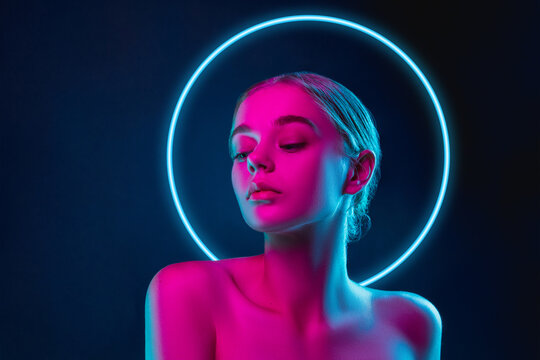
#> input picture Week 3/woman.jpg, 540 x 360 px
$ jupyter execute task_2.ipynb
#> lines starting #> are read from the running program, lines starting #| are printed output that depends on the picture; after the words box and inside, x2 and y2 are one past the last pixel; in counts of white or black regions, pixels touching at a corner belong together
[cell 1]
import cv2
import numpy as np
import matplotlib.pyplot as plt

square = np.zeros((300, 300), np.uint8)
cv2.rectangle(square, (50, 50), (250, 250), 255, -1)
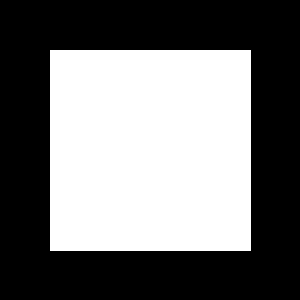
#> square: shape (300, 300); 44.9% white; 1 white region, box (x1, y1, x2, y2) and area: (50, 50, 251, 251) 40401

ellipse = np.zeros((300, 300), np.uint8)
cv2.ellipse(ellipse, (150, 150), (150, 150), 30, 0, 180, 255, -1)
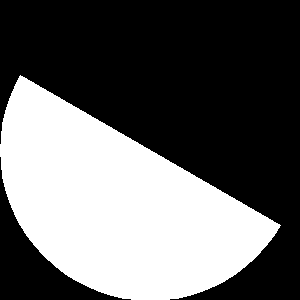
#> ellipse: shape (300, 300); 39.6% white; 1 white region, box (x1, y1, x2, y2) and area: (0, 75, 281, 300) 35626

plt.subplot(121);plt.imshow(square,cmap='gray');plt.title("square");
plt.subplot(122);plt.imshow(ellipse,cmap='gray');plt.title("ellipse");
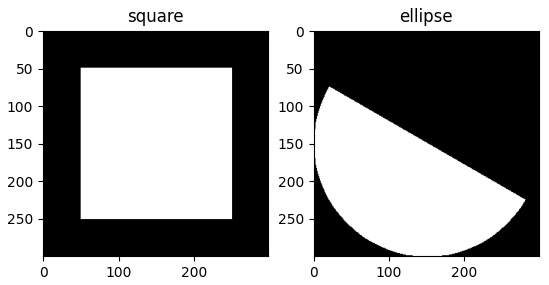
#> figure drawn by matplotlib, 2 panels

[cell 2]
bitwise_and = cv2.bitwise_and(square, ellipse)

bitwise_or = cv2.bitwise_or(square, ellipse)


bitwise_xor = cv2.bitwise_xor(square, ellipse)


bitwise_not_sq = cv2.bitwise_not(square)

plt.figure(figsize=[12,6])
plt.subplot(242);plt.imshow(square,cmap='gray');plt.title("Square");
plt.subplot(243);plt.imshow(ellipse,cmap='gray');plt.title("Ellipse");
plt.subplot(245);plt.imshow(bitwise_and,cmap='gray');plt.title("And");
plt.subplot(246);plt.imshow(bitwise_or,cmap='gray');plt.title("Or");
plt.subplot(247);plt.imshow(bitwise_xor,cmap='gray');plt.title("Xor");
plt.subplot(248);plt.imshow(bitwise_not_sq,cmap='gray');plt.title("not (square)");
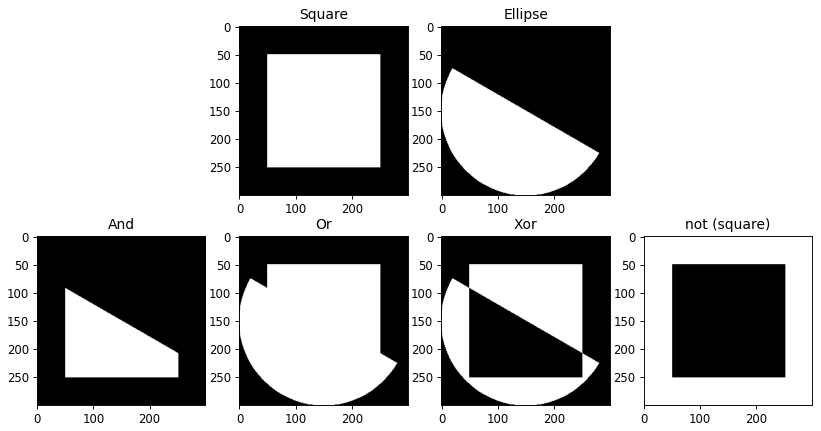
#> figure drawn by matplotlib, 6 panels

[cell 3]
import cv2
import numpy as np
import matplotlib.pyplot as plt

# Load image
image = cv2.imread('./woman.jpg')
#> image is the input picture: shape (360, 540, 3); mean B, G, R 74.9, 33.9, 37.6
if image is None:
    print("Error: couldn't load './woman.jpg'")
else:
    cropped = image[100:600, 150:650]
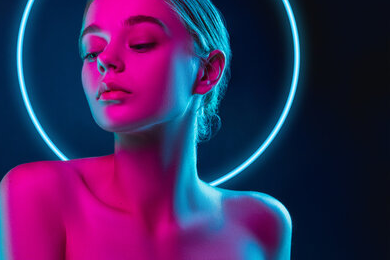
#> cropped: shape (260, 390, 3); mean B, G, R 92, 38.9, 62.9

    h, w = cropped.shape[:2]
#> h = 260; w = 390

    mask = np.zeros((h, w), dtype=np.uint8)
    center = (w // 2, h // 2)
#> center = (195, 130)
    radius = min(w, h) // 2
#> radius = 130
    cv2.circle(mask, center, radius, 255, -1)
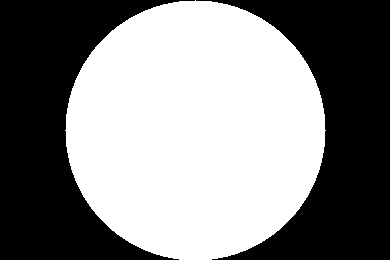
#> mask: shape (260, 390); 52.3% white; 2 black regions, box (x1, y1, x2, y2) and area: (0, 0, 195, 260) 24292, (196, 0, 390, 260) 24032

    # Apply mask → keep only inside circle
    output_image = cv2.bitwise_and(cropped, cropped, mask=mask)
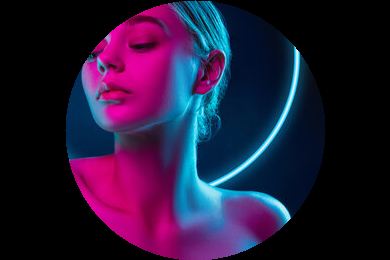
#> output_image: shape (260, 390, 3); mean B, G, R 55.4, 24.8, 37.4

    plt.figure(figsize=(10, 6))
    plt.subplot(121); plt.imshow(cv2.cvtColor(cropped, cv2.COLOR_BGR2RGB)); plt.title("Cropped Original")
    plt.subplot(122); plt.imshow(cv2.cvtColor(output_image, cv2.COLOR_BGR2RGB)); plt.title("Circular Mask Applied")
    plt.show()
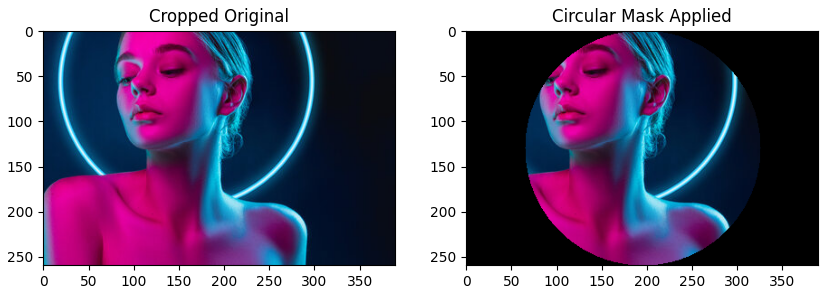
#> figure drawn by matplotlib, 2 panels

[cell 4]
h, w = cropped.shape[:2]
png_image = np.zeros((h, w, 4), np.uint8)

png_image[:, :, 0:3] = cropped

alpha = np.zeros((h, w), np.uint8)
cv2.circle(alpha, (w//2, h//2), min(w, h)//2, 255, -1)

png_image[:, :, 3] = alpha

cv2.imwrite("caw.png", png_image)

print(f"Saved transparent PNG: caw.png  (size: {w}x{h})")
#| Saved transparent PNG: caw.png  (size: 390x260)

$ run again, with Week 3/ai.jpg copied over Week 3/woman.jpg
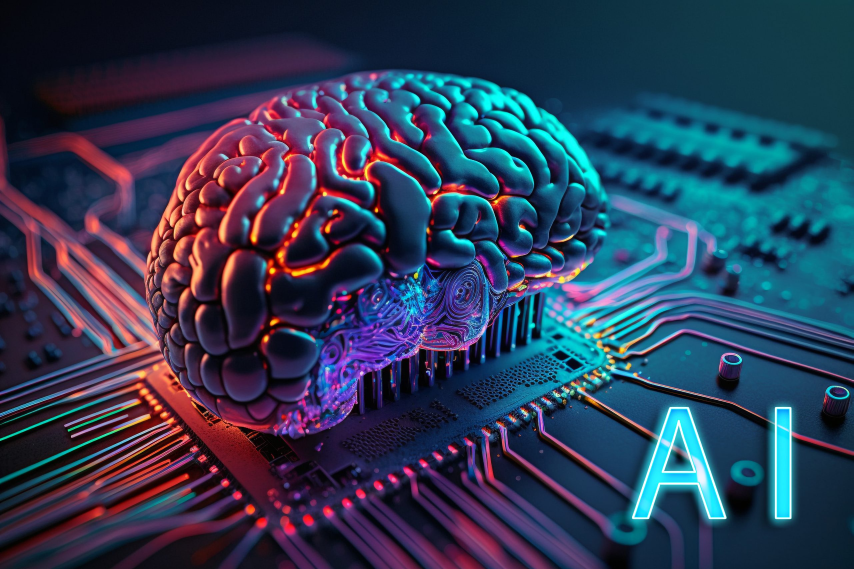
#> input picture Week 3/ai.jpg, 2560 x 1707 px (shown at 1/3 size)
#> square: shape (300, 300); 44.9% white; 1 white region, box (x1, y1, x2, y2) and area: (50, 50, 251, 251) 40401
#> ellipse: shape (300, 300); 39.6% white; 1 white region, box (x1, y1, x2, y2) and area: (0, 75, 281, 300) 35626
#> image is the input picture: shape (1707, 2560, 3); mean B, G, R 85.6, 59.7, 46.7
#> `cv2.circle(mask, center, radius, 255, -1)`:
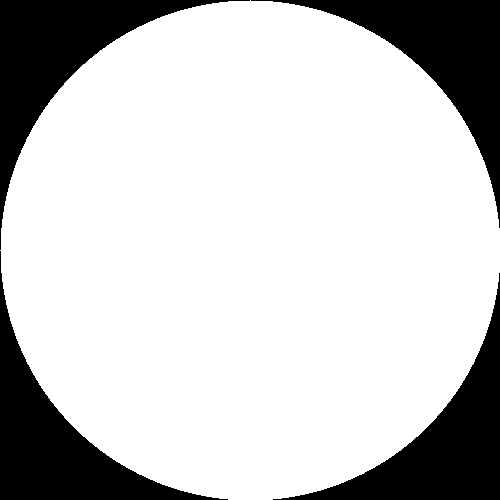
#> mask: shape (500, 500); 78.5% white; 4 black regions, box (x1, y1, x2, y2) and area: (0, 0, 250, 250) 13670, (251, 0, 500, 228) 13420, (0, 251, 228, 500) 13420, (273, 273, 500, 500) 13171
#> `plt.show()`:
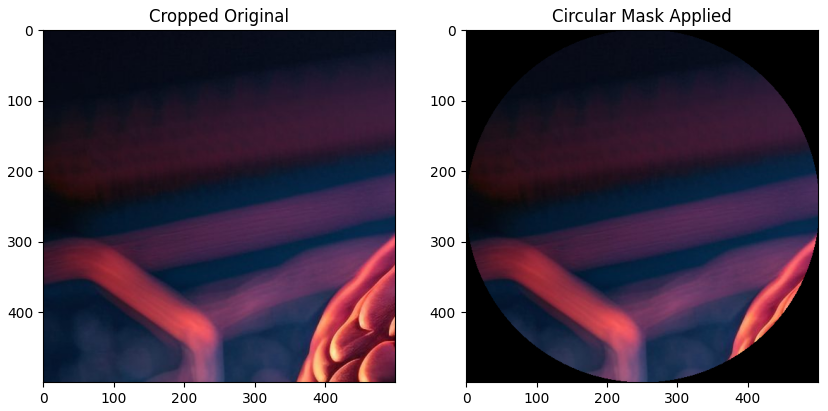
#> figure drawn by matplotlib, 2 panels
#| Saved transparent PNG: caw.png  (size: 500x500)
